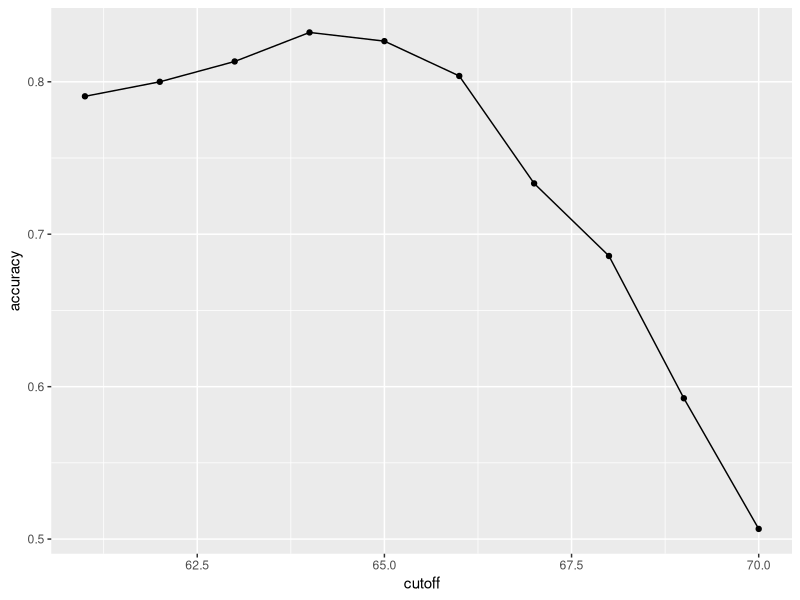
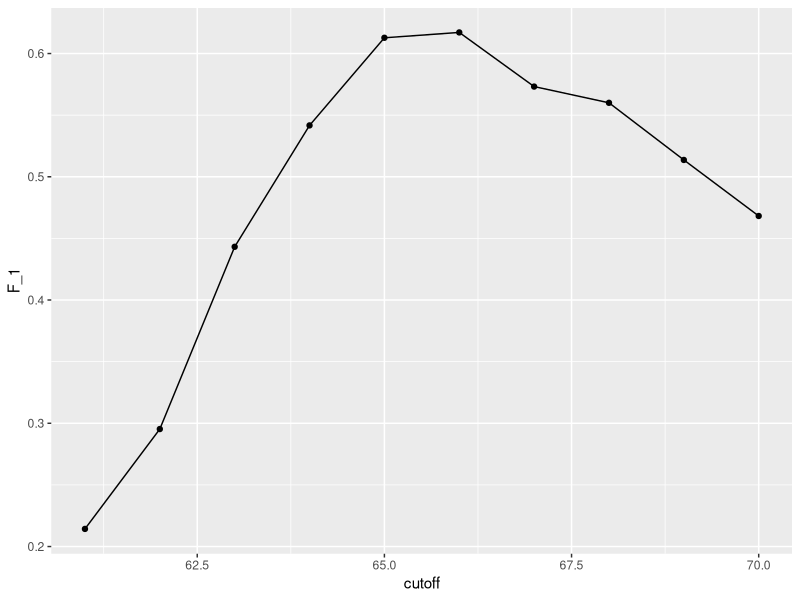
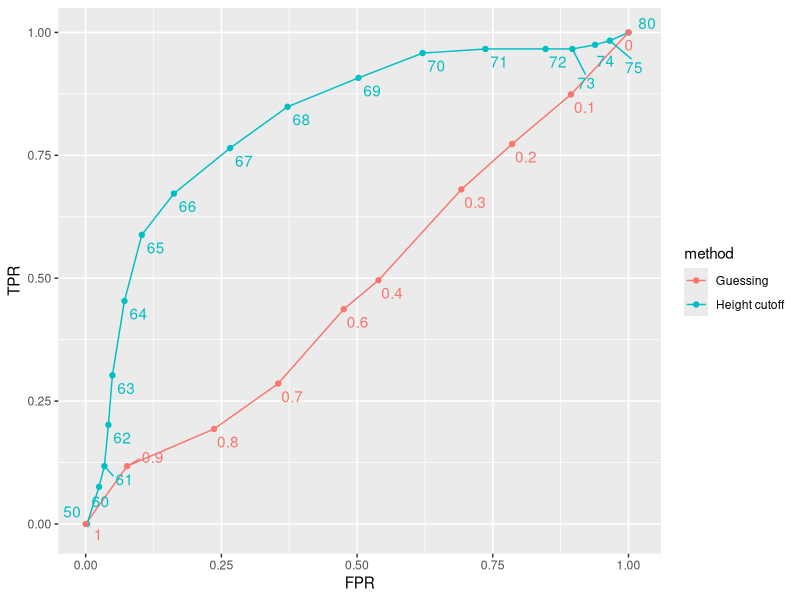
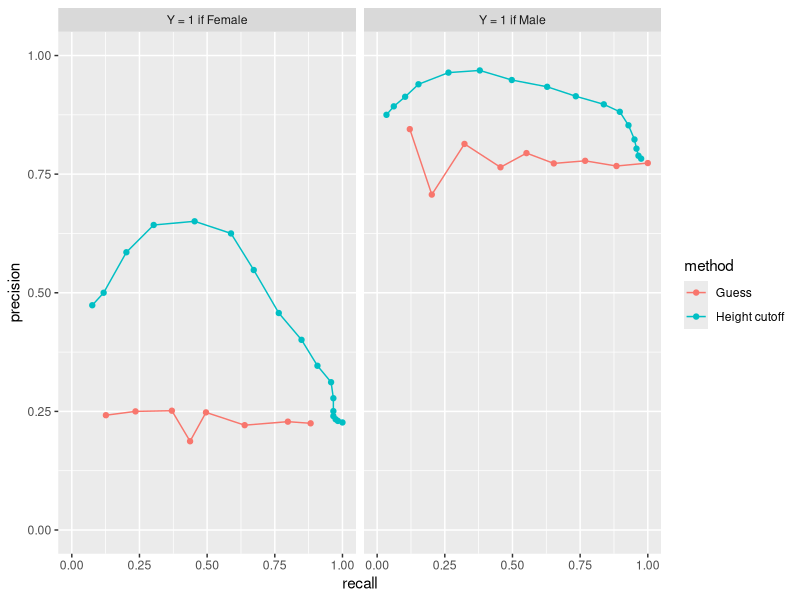
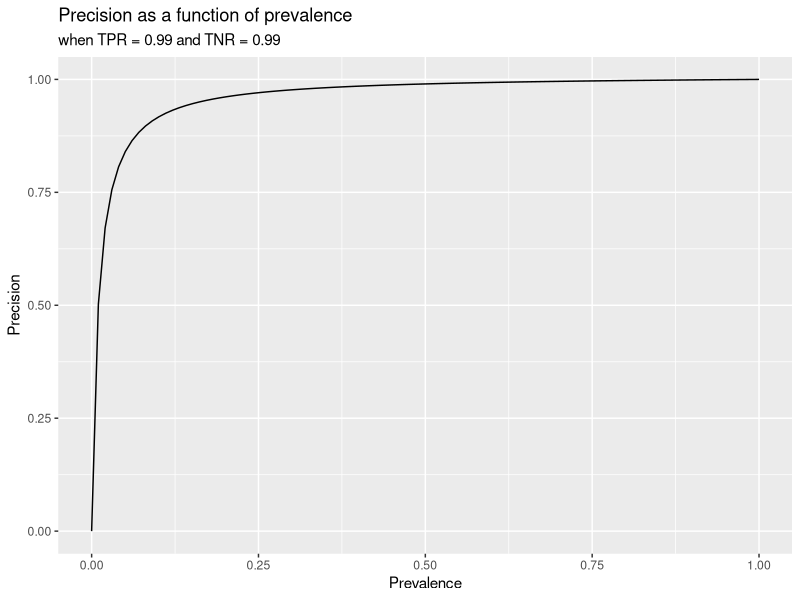

These figures' R source, in order:
## ---- chunk 1
library(caret)
library(dslabs)
## ---- chunk 2
names(heights) <- c("y", "x")
## ---- chunk 3
set.seed(2010)
train_index <- createDataPartition(heights$y, times = 1, p = 0.5, list = FALSE)
## ---- chunk 4
train_set <- heights[train_index, ]
test_set <- heights[-train_index, ]
## ---- chunk 5
y_hat <- factor(sample(c("Female", "Male"), nrow(test_set), replace = TRUE))
## ---- chunk 6
mean(y_hat == test_set$y)
## ---- chunk 7
cutoff <- with(train_set, mean(x) - 2*sd(x))
y_hat <- factor(ifelse(test_set$x <= cutoff, "Female", "Male"))
## ---- chunk 8
mean(test_set$y == y_hat)
## ---- chunk 9
cutoffs <- seq(61, 70)
accuracy <- sapply(cutoffs, function(cutoff){
  y_hat <- factor(ifelse(train_set$x <= cutoff, "Female", "Male"))
  mean(y_hat == train_set$y)
})
## ---- chunk 10
data.frame(cutoff = cutoffs, accuracy) |> 
  ggplot(aes(cutoff, accuracy)) + 
  geom_point() + 
  geom_line() 
## ---- chunk 11
max(accuracy)
## ---- chunk 12
best_cutoff <- cutoffs[which.max(accuracy)]
best_cutoff
## ---- chunk 13
y_hat <- factor(ifelse(test_set$x <= best_cutoff, "Female", "Male"))
mean(y_hat == test_set$y)
## ---- chunk 14
cm <- confusionMatrix(data = y_hat, reference = test_set$y)
cm$table
## ---- chunk 15
cm$byClass[c("Sensitivity", "Specificity")]
## ---- chunk 16
cm$byClass["Prevalence"]
## ---- chunk 17
mat <- matrix(c("True positives (TP)", "False negatives (FN)", 
                "False positives (FP)", "True negatives (TN)"), 2, 2)
colnames(mat) <- c("Actually Positive", "Actually Negative")
rownames(mat) <- c("Predicted positive", "Predicted negative")
tmp <- as.data.frame(mat)
if (knitr::is_html_output()) {
  knitr::kable(tmp, "html") |>
    kableExtra::kable_styling(bootstrap_options = "basic", full_width = FALSE) |>
    kableExtra::column_spec(column = 1, bold = TRUE)
} else{
  knitr::kable(tmp, "latex", booktabs = TRUE) |>
    kableExtra::kable_styling(font_size = 8)
}
## ---- chunk 18
cm$overall["Accuracy"]
cm$byClass[c("Sensitivity","Specificity", "Prevalence", "Pos Pred Value")]
## ---- chunk 19
cutoffs <- seq(61, 70)
F_1 <- sapply(cutoffs, function(cutoff){
  y_hat <- factor(ifelse(train_set$x <= cutoff, "Female", "Male"))
  F_meas(y_hat, train_set$y)
})
## ---- chunk 20
data.frame(cutoff = cutoffs, F_1 = F_1) |> 
  ggplot(aes(cutoff, F_1)) + 
  geom_point() + 
  geom_line() 
## ---- chunk 21
max(F_1)
## ---- chunk 22
best_cutoff <- cutoff[which.max(F_1)]
best_cutoff
## ---- chunk 23
y_hat <- factor(ifelse(test_set$x <= best_cutoff, "Female", "Male"))
sensitivity(y_hat, test_set$y)
specificity(y_hat, test_set$y)
## ---- chunk 24
probs <- seq(0, 1, length.out = 10)
guessing <- sapply(probs, function(p){
  y_hat <- sample(c("Male", "Female"), nrow(test_set), TRUE, c(p, 1 - p)) 
  y_hat <- factor(y_hat, levels = c("Female", "Male"))
  c(FPR = 1 - specificity(y_hat, test_set$y),
    TPR = sensitivity(y_hat, test_set$y))
})
## ---- chunk 25
cutoffs <- c(50, seq(60, 75), 80)
height_cutoff <- sapply(cutoffs, function(x){
  y_hat <- ifelse(test_set$x <= x, "Female", "Male")
  y_hat <- factor(y_hat, levels = c("Female", "Male"))
  c(FPR = 1 - specificity(y_hat, test_set$y),
    TPR = sensitivity(y_hat, test_set$y))
})
## ---- chunk 26
library(tidyverse)
library(ggrepel)
tmp_1 <- map_df(cutoffs, function(x){
  y_hat <- ifelse(test_set$x <= x, "Female", "Male") 
  y_hat <- factor(y_hat, levels = c("Female", "Male"))
  list(method = "Height cutoff",
       cutoff = x, 
       FPR = 1 - specificity(y_hat, test_set$y),
       TPR = sensitivity(y_hat, test_set$y))
}) 
tmp_2 <- map_df(probs, function(p){
  y_hat <- sample(c("Male", "Female"), nrow(test_set), replace = TRUE, prob = c(p, 1 - p))
  y_hat <- factor(y_hat, levels = c("Female", "Male"))
  list(method = "Guessing",
       cutoff = round(p,1),
       FPR = 1 - specificity(y_hat, test_set$y),
       TPR = sensitivity(y_hat, test_set$y))
})

rbind(tmp_1, tmp_2) |>
  ggplot(aes(FPR, TPR, label = cutoff, color = method)) +
  geom_line() +
  geom_point() +
  geom_text_repel(nudge_x = 0.01, nudge_y = -0.01, show.legend = FALSE)
## ---- chunk 27
library(tidyverse)
guessing <- map_df(probs[-1], function(p){
  y_hat <- sample(c("Male", "Female"), nrow(test_set), replace = TRUE, prob = c(p, 1 - p)) 
  y_hat <- factor(y_hat, levels = c("Female", "Male"))
  list(method = "Guess",
    recall = sensitivity(y_hat, test_set$y),
    precision = precision(y_hat, test_set$y))
})

height_cutoff <- map_df(cutoffs[-1], function(x){
  y_hat <- ifelse(test_set$x <= x, "Female", "Male")
  y_hat <- factor(y_hat, levels = c("Female", "Male"))
  list(method = "Height cutoff",
       recall = sensitivity(y_hat, test_set$y),
    precision = precision(y_hat, test_set$y))
})
tmp_1 <- bind_rows(guessing, height_cutoff) |> mutate(Positive = "Y = 1 if Female") 

test_set2 <- test_set
test_set2$y <- relevel(test_set2$y, ref = "Male")
guessing <- map_df(probs[-1], function(p){
  y_hat <- sample(c("Male", "Female"), nrow(test_set2), replace = TRUE, prob = c(p, 1 - p)) 
  y_hat <- factor(y_hat, levels = c("Male", "Female"))
  list(method = "Guess",
    recall = sensitivity(y_hat, test_set2$y),
    precision = precision(y_hat, test_set2$y))
})

height_cutoff <- map_df(cutoffs[-1], function(x){
  y_hat <- ifelse(test_set2$x <= x, "Female", "Male")
  y_hat <- factor(y_hat, levels = c("Male", "Female"))
  list(method = "Height cutoff",
       recall = sensitivity(y_hat, test_set2$y),
    precision = precision(y_hat, test_set2$y))
})
tmp_2 <- bind_rows(guessing, height_cutoff) |> mutate(Positive = "Y = 1 if Male") 


bind_rows(tmp_1, tmp_2) |>
  ggplot(aes(recall, precision, color = method)) +
  geom_line() +
  ylim(0,1) +
  geom_point() +
  facet_wrap(~ Positive)
## ---- chunk 28
tpr <- 0.99; fpr <- 0.01
prevalence <- seq(0,1,len = 100)
data.frame(Prevalence = prevalence,
           Precision = tpr*prevalence/(tpr*prevalence + fpr*(1 - prevalence))) |>
  ggplot(aes(Prevalence, Precision)) + geom_line() + 
  labs(title = "Precision as a function of prevalence", subtitle = "when TPR = 0.99 and TNR = 0.99")
